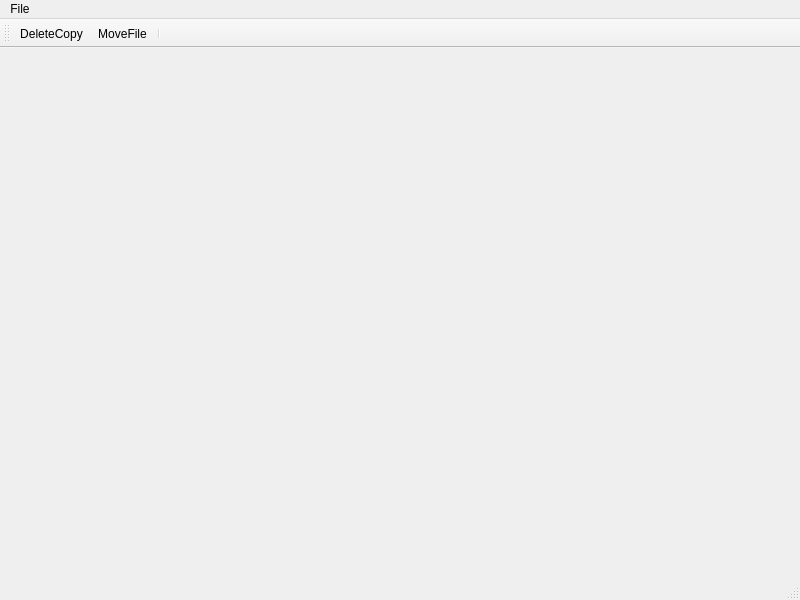
<?xml version="1.0" encoding="UTF-8"?>
<ui version="4.0">
 <class>MainWindow</class>
 <widget class="QMainWindow" name="MainWindow">
  <property name="geometry">
   <rect>
    <x>0</x>
    <y>0</y>
    <width>800</width>
    <height>600</height>
   </rect>
  </property>
  <property name="windowTitle">
   <string>MainWindow</string>
  </property>
  <widget class="QWidget" name="centralwidget"/>
  <widget class="QMenuBar" name="menubar">
   <property name="geometry">
    <rect>
     <x>0</x>
     <y>0</y>
     <width>800</width>
     <height>22</height>
    </rect>
   </property>
   <widget class="QMenu" name="menuFile">
    <property name="title">
     <string>File</string>
    </property>
   </widget>
   <addaction name="menuFile"/>
  </widget>
  <widget class="QStatusBar" name="statusbar"/>
  <widget class="QToolBar" name="toolBar">
   <property name="windowTitle">
    <string>toolBar</string>
   </property>
   <attribute name="toolBarArea">
    <enum>TopToolBarArea</enum>
   </attribute>
   <attribute name="toolBarBreak">
    <bool>true</bool>
   </attribute>
   <addaction name="deleteCopyAction"/>
   <addaction name="moveFileAction"/>
   <addaction name="separator"/>
  </widget>
  <action name="deleteCopyAction">
   <property name="text">
    <string>DeleteCopy</string>
   </property>
  </action>
  <action name="moveFileAction">
   <property name="text">
    <string>MoveFile</string>
   </property>
  </action>
 </widget>
 <resources/>
 <connections/>
</ui>
